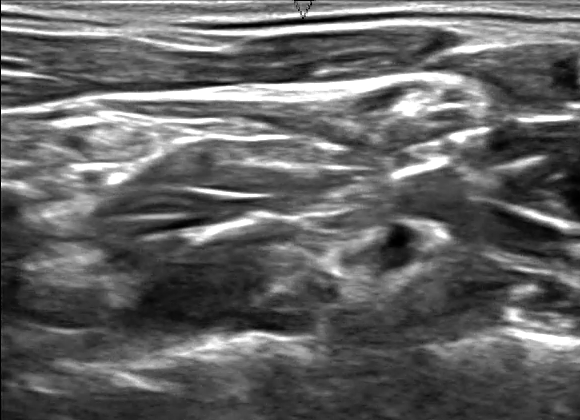
#> input picture canny.tif, 580 x 420 px
$ python canny.py
#> lines starting #> are read from the running program, lines starting #| are printed output that depends on the picture
import cv2
import numpy as np

def auto_canny(image, sigma=0.33):
	# compute the median of the single channel pixel intensities
	v = np.median(image)

	# apply automatic Canny edge detection using the computed median
	lower = int(max(0, (1.0 - sigma) * v))
	upper = int(min(255, (1.0 + sigma) * v))
	edged = cv2.Canny(image, lower, upper)
	return edged


image = cv2.imread('canny.tif')
#> image is the input picture: shape (420, 580, 3); min 0, max 255, mean 99.9
gray = cv2.cvtColor(image, cv2.COLOR_BGR2GRAY)
blurred = cv2.GaussianBlur(gray, (3, 3), 0)

# apply Canny edge detection using a wide threshold, tight
# threshold, and automatically determined threshold
wide = cv2.Canny(blurred, 10, 200)
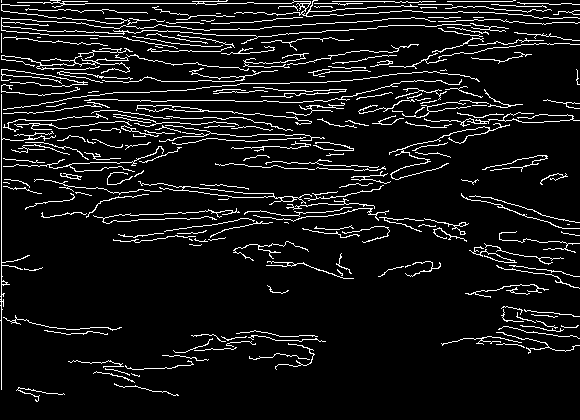
#> wide: shape (420, 580); 8.2% white in thin lines or dots
tight = cv2.Canny(blurred, 225, 250)
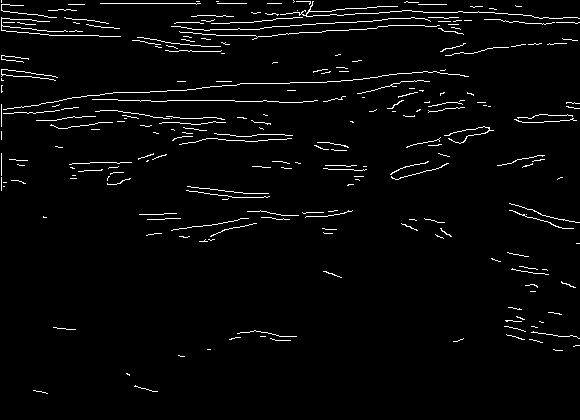
#> tight: shape (420, 580); 2.9% white in thin lines or dots
auto = auto_canny(blurred)
#> in auto_canny, `v = np.median(image)`: v = 85
#> in auto_canny, `lower = int(max(0, (1.0 - sigma) * v))`: lower = 56
#> in auto_canny, `upper = int(min(255, (1.0 + sigma) * v))`: upper = 113
#> in auto_canny, `edged = cv2.Canny(image, lower, upper)`:
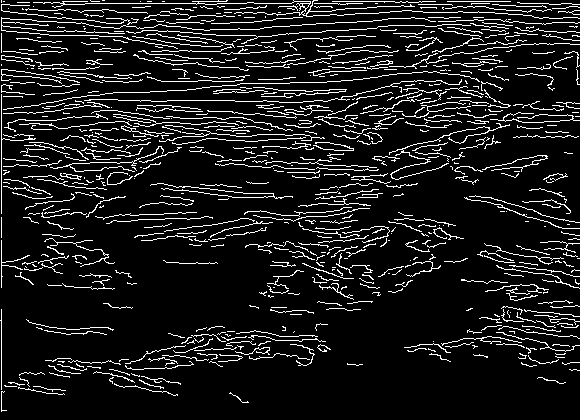
#> edged: shape (420, 580); 10.7% white in thin lines or dots

# show the images
cv2.imshow("Original", image)
cv2.imshow("Edges", np.hstack([wide]))
cv2.waitKey(0)
